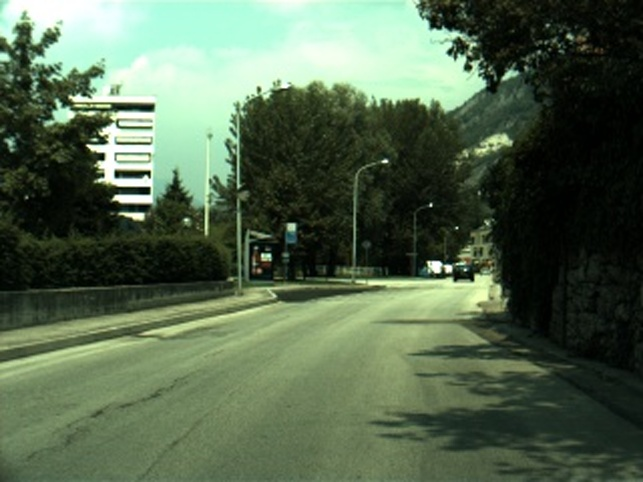
//> input picture Ejercicio1/Ejercicio1/img/resized.jpg, 643 x 482 px
$ ./main   (built with g++ and OpenCV 4)
//> lines starting //> are read from the running program, lines starting //| are printed output that depends on the picture; after the words box and inside, x2 and y2 are one past the last pixel; in counts of white or black regions, pixels touching at a corner belong together
#include <stdlib.h>
#include <stdio.h>
#include <math.h>
#include <string.h>
#include "cv.h"
#include "cvaux.h"
#include "highgui.h"

//#include<opencv2\opencv.hpp>
//#include <opencv2\highgui\highgui.hpp>

int main(int argc, char *argv[]) {
    IplImage *img;
    IplImage *tpl;
    IplImage *res;
    CvPoint minloc, maxloc;
    double minval, maxval;
    int img_width, img_height;
    int tpl_width, tpl_height;
    int res_width, res_height;
    char name1[] = "/home/mrc/ProyectosQt/Guda/Ejercicio1/Ejercicio1/img/1.jpg";
    char name0[] = "/home/mrc/ProyectosQt/Guda/Ejercicio1/Ejercicio1/img/resized.jpg";

// [7 lines of commented-out code are left out]
    img = cvLoadImage( name0, CV_LOAD_IMAGE_COLOR );
//> img is the input picture: 482 rows x 643 cols, CV_8UC3; mean B, G, R 77.8, 102.2, 83.6
    /* always check */

    if( img == 0 ) {
        printf( "Cannot load file %s!\n", name0 );
        return 7;
    }

    /* load template image */
    tpl = cvLoadImage( name1, CV_LOAD_IMAGE_COLOR );
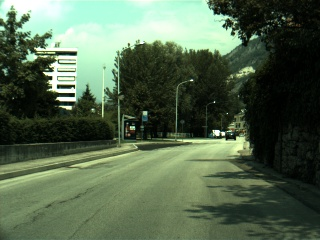
//> input picture Ejercicio1/Ejercicio1/img/1.jpg, 320 x 240 px
//> tpl is the input picture: 240 rows x 320 cols, CV_8UC3; mean B, G, R 77.8, 102.3, 83.6

    /* always check */
    if( tpl == 0 ) {
        printf("Cannot load file %s!\n", name1 );
        return 8;
    }

    /* get image's properties */
    img_width = img->width;
//> img_width = 643
    img_height = img->height;
//> img_height = 482
    tpl_width = tpl->width;
//> tpl_width = 320
    tpl_height = tpl->height;
//> tpl_height = 240
    res_width = img_width - tpl_width + 1;
//> res_width = 324
    res_height = img_height - tpl_height + 1;
//> res_height = 243

    /* create new image for template matching computation */
    res = cvCreateImage( cvSize( res_width, res_height ), IPL_DEPTH_32F, 1 );

    /* choose template matching method to be used */
    cvMatchTemplate( img, tpl, res, CV_TM_SQDIFF );
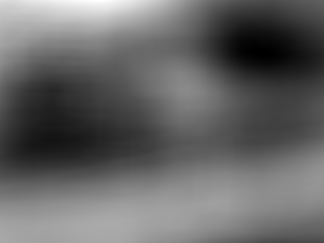
//> res: 243 rows x 324 cols, CV_32FC1; min 1.23e+09, max 3.37e+09, mean 2.09e+09; drawn with min black and max white
    // [5 lines of commented-out code are left out]

    cvMinMaxLoc( res, &minval, &maxval, &minloc, &maxloc, 0 );
//> minval = 1.23e+09; maxval = 3.37e+09; minloc = Point(264, 53); maxloc = Point(99, 0)
    /* draw red rectangle */
    cvRectangle( img,
    cvPoint( minloc.x, minloc.y ),
    cvPoint( minloc.x + tpl_width, minloc.y + tpl_height ),
    cvScalar( 0, 0, 255, 0 ), 1, 0, 0 );
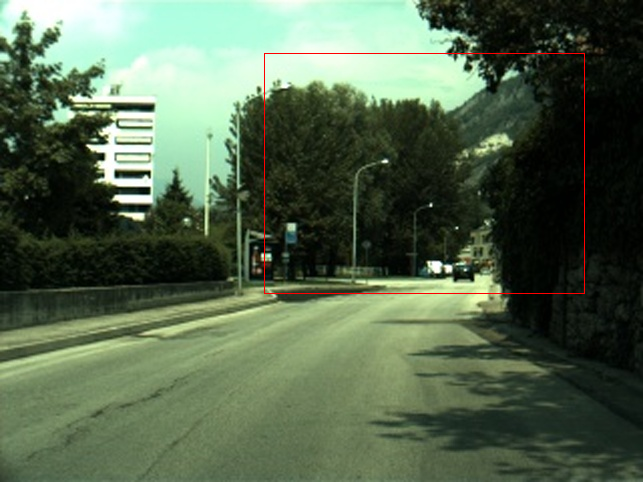
//> img: 482 rows x 643 cols, CV_8UC3; 0.36% of pixels changed, all inside (x1, y1, x2, y2) = (264, 53, 585, 294)
    /* display images */
    cvNamedWindow( "reference", CV_WINDOW_AUTOSIZE );
    cvNamedWindow( "template", CV_WINDOW_AUTOSIZE );
    cvShowImage( "reference", img );
    cvShowImage( "template", tpl );

    /* wait until user press a key to exit */
    cvWaitKey( 0 );

    /* free memory */
    cvDestroyWindow( "reference" );
    cvDestroyWindow( "template" );
    cvReleaseImage( &img );
    cvReleaseImage( &tpl );
    cvReleaseImage( &res );

    return 0;
}
